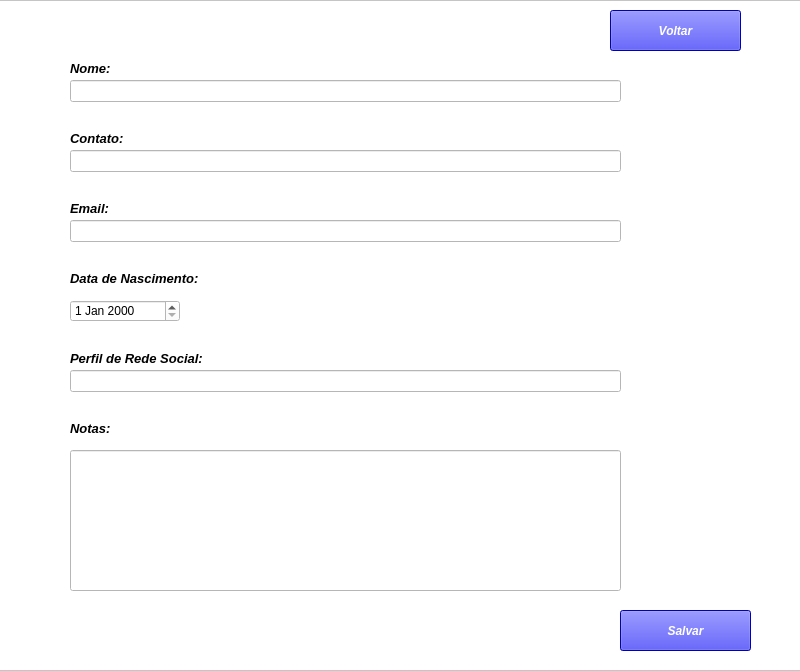
<?xml version="1.0" encoding="UTF-8"?>
<ui version="4.0">
 <class>tela_add_contato</class>
 <widget class="QMainWindow" name="tela_add_contato">
  <property name="geometry">
   <rect>
    <x>0</x>
    <y>0</y>
    <width>800</width>
    <height>671</height>
   </rect>
  </property>
  <property name="windowTitle">
   <string>MainWindow</string>
  </property>
  <widget class="QWidget" name="centralwidget">
   <widget class="QFrame" name="frame">
    <property name="geometry">
     <rect>
      <x>-10</x>
      <y>0</y>
      <width>811</width>
      <height>671</height>
     </rect>
    </property>
    <property name="styleSheet">
     <string notr="true">background-color: rgb(255, 255, 255);</string>
    </property>
    <property name="frameShape">
     <enum>QFrame::Shape::StyledPanel</enum>
    </property>
    <property name="frameShadow">
     <enum>QFrame::Shadow::Raised</enum>
    </property>
    <widget class="QLabel" name="txt_nome">
     <property name="geometry">
      <rect>
       <x>80</x>
       <y>60</y>
       <width>121</width>
       <height>16</height>
      </rect>
     </property>
     <property name="font">
      <font>
       <pointsize>10</pointsize>
       <italic>true</italic>
       <bold>true</bold>
      </font>
     </property>
     <property name="text">
      <string>Nome:</string>
     </property>
    </widget>
    <widget class="QLineEdit" name="line_nome">
     <property name="geometry">
      <rect>
       <x>80</x>
       <y>80</y>
       <width>551</width>
       <height>22</height>
      </rect>
     </property>
    </widget>
    <widget class="QLabel" name="txt_contato">
     <property name="geometry">
      <rect>
       <x>80</x>
       <y>130</y>
       <width>121</width>
       <height>16</height>
      </rect>
     </property>
     <property name="font">
      <font>
       <pointsize>10</pointsize>
       <italic>true</italic>
       <bold>true</bold>
      </font>
     </property>
     <property name="text">
      <string>Contato:</string>
     </property>
    </widget>
    <widget class="QLineEdit" name="line_contato">
     <property name="geometry">
      <rect>
       <x>80</x>
       <y>150</y>
       <width>551</width>
       <height>22</height>
      </rect>
     </property>
    </widget>
    <widget class="QLabel" name="txt_email">
     <property name="geometry">
      <rect>
       <x>80</x>
       <y>200</y>
       <width>121</width>
       <height>16</height>
      </rect>
     </property>
     <property name="font">
      <font>
       <pointsize>10</pointsize>
       <italic>true</italic>
       <bold>true</bold>
      </font>
     </property>
     <property name="text">
      <string>Email:</string>
     </property>
    </widget>
    <widget class="QLineEdit" name="line_email">
     <property name="geometry">
      <rect>
       <x>80</x>
       <y>220</y>
       <width>551</width>
       <height>22</height>
      </rect>
     </property>
    </widget>
    <widget class="QLabel" name="txt_data_nascimento">
     <property name="geometry">
      <rect>
       <x>80</x>
       <y>270</y>
       <width>141</width>
       <height>16</height>
      </rect>
     </property>
     <property name="font">
      <font>
       <pointsize>10</pointsize>
       <italic>true</italic>
       <bold>true</bold>
      </font>
     </property>
     <property name="text">
      <string>Data de Nascimento:</string>
     </property>
    </widget>
    <widget class="QDateEdit" name="dateEdit_Data_nascimento">
     <property name="geometry">
      <rect>
       <x>80</x>
       <y>300</y>
       <width>110</width>
       <height>22</height>
      </rect>
     </property>
    </widget>
    <widget class="QLabel" name="txt_perfil_rede_social">
     <property name="geometry">
      <rect>
       <x>80</x>
       <y>350</y>
       <width>141</width>
       <height>16</height>
      </rect>
     </property>
     <property name="font">
      <font>
       <pointsize>10</pointsize>
       <italic>true</italic>
       <bold>true</bold>
      </font>
     </property>
     <property name="text">
      <string>Perfil de Rede Social:</string>
     </property>
    </widget>
    <widget class="QLineEdit" name="line_perfil_rede_social">
     <property name="geometry">
      <rect>
       <x>80</x>
       <y>370</y>
       <width>551</width>
       <height>22</height>
      </rect>
     </property>
    </widget>
    <widget class="QLabel" name="txt_notas">
     <property name="geometry">
      <rect>
       <x>80</x>
       <y>420</y>
       <width>141</width>
       <height>16</height>
      </rect>
     </property>
     <property name="font">
      <font>
       <pointsize>10</pointsize>
       <italic>true</italic>
       <bold>true</bold>
      </font>
     </property>
     <property name="text">
      <string>Notas:</string>
     </property>
    </widget>
    <widget class="QLineEdit" name="line_notas">
     <property name="geometry">
      <rect>
       <x>80</x>
       <y>450</y>
       <width>551</width>
       <height>141</height>
      </rect>
     </property>
    </widget>
    <widget class="QPushButton" name="pushButton_Entrar">
     <property name="geometry">
      <rect>
       <x>630</x>
       <y>610</y>
       <width>131</width>
       <height>41</height>
      </rect>
     </property>
     <property name="font">
      <font>
       <italic>true</italic>
       <bold>true</bold>
      </font>
     </property>
     <property name="styleSheet">
      <string notr="true">color: rgb(255, 255, 255);
background-color: rgb(0, 0, 255);</string>
     </property>
     <property name="text">
      <string>Salvar</string>
     </property>
    </widget>
    <widget class="QPushButton" name="pushButton_Entrar_2">
     <property name="geometry">
      <rect>
       <x>620</x>
       <y>10</y>
       <width>131</width>
       <height>41</height>
      </rect>
     </property>
     <property name="font">
      <font>
       <italic>true</italic>
       <bold>true</bold>
      </font>
     </property>
     <property name="styleSheet">
      <string notr="true">color: rgb(255, 255, 255);
background-color: rgb(0, 0, 255);</string>
     </property>
     <property name="text">
      <string>Voltar</string>
     </property>
    </widget>
   </widget>
  </widget>
 </widget>
 <resources/>
 <connections/>
</ui>
